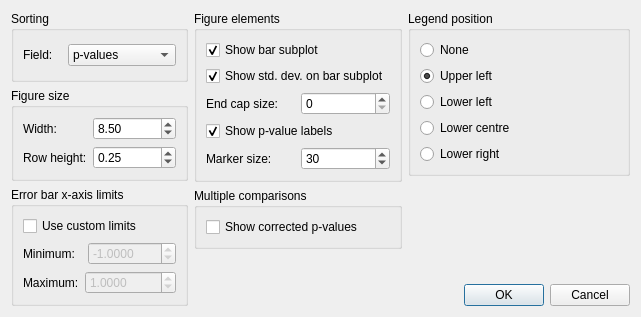
<?xml version="1.0" encoding="UTF-8"?>
<ui version="4.0">
 <class>ExtendedErrorBarDialog</class>
 <widget class="QDialog" name="ExtendedErrorBarDialog">
  <property name="windowModality">
   <enum>Qt::ApplicationModal</enum>
  </property>
  <property name="geometry">
   <rect>
    <x>0</x>
    <y>0</y>
    <width>641</width>
    <height>317</height>
   </rect>
  </property>
  <property name="sizePolicy">
   <sizepolicy hsizetype="Fixed" vsizetype="Fixed">
    <horstretch>0</horstretch>
    <verstretch>0</verstretch>
   </sizepolicy>
  </property>
  <property name="windowTitle">
   <string>Extended error bar plot</string>
  </property>
  <property name="windowIcon">
   <iconset>
    <normaloff>../../../../icons/programIcon.png</normaloff>../../../../icons/programIcon.png</iconset>
  </property>
  <layout class="QHBoxLayout" name="horizontalLayout_7">
   <item>
    <layout class="QVBoxLayout" name="verticalLayout_6">
     <item>
      <widget class="QGroupBox" name="groupBox_2">
       <property name="title">
        <string>Sorting</string>
       </property>
       <layout class="QGridLayout" name="gridLayout">
        <item row="0" column="0">
         <layout class="QHBoxLayout" name="horizontalLayout">
          <item>
           <widget class="QLabel" name="label">
            <property name="text">
             <string>Field:</string>
            </property>
           </widget>
          </item>
          <item>
           <widget class="QComboBox" name="cboSortingField">
            <item>
             <property name="text">
              <string>p-values</string>
             </property>
            </item>
            <item>
             <property name="text">
              <string>Effect sizes</string>
             </property>
            </item>
            <item>
             <property name="text">
              <string>Feature labels</string>
             </property>
            </item>
           </widget>
          </item>
         </layout>
        </item>
       </layout>
      </widget>
     </item>
     <item>
      <widget class="QGroupBox" name="groupBox_3">
       <property name="title">
        <string>Figure size</string>
       </property>
       <layout class="QVBoxLayout" name="verticalLayout_2">
        <item>
         <layout class="QFormLayout" name="formLayout_2">
          <item row="0" column="0">
           <widget class="QLabel" name="lblFigureWidth">
            <property name="text">
             <string>Width:</string>
            </property>
           </widget>
          </item>
          <item row="0" column="1">
           <widget class="QDoubleSpinBox" name="spinFigWidth">
            <property name="decimals">
             <number>2</number>
            </property>
            <property name="minimum">
             <double>2.000000000000000</double>
            </property>
            <property name="maximum">
             <double>20.000000000000000</double>
            </property>
            <property name="singleStep">
             <double>0.500000000000000</double>
            </property>
            <property name="value">
             <double>8.500000000000000</double>
            </property>
           </widget>
          </item>
          <item row="1" column="0">
           <widget class="QLabel" name="lblFigureHeight">
            <property name="text">
             <string>Row height:</string>
            </property>
           </widget>
          </item>
          <item row="1" column="1">
           <widget class="QDoubleSpinBox" name="spinFigRowHeight">
            <property name="minimum">
             <double>0.100000000000000</double>
            </property>
            <property name="maximum">
             <double>1.000000000000000</double>
            </property>
            <property name="singleStep">
             <double>0.050000000000000</double>
            </property>
            <property name="value">
             <double>0.250000000000000</double>
            </property>
           </widget>
          </item>
         </layout>
        </item>
       </layout>
      </widget>
     </item>
     <item>
      <widget class="QGroupBox" name="groupBox_5">
       <property name="title">
        <string>Error bar x-axis limits</string>
       </property>
       <layout class="QVBoxLayout" name="verticalLayout_4">
        <item>
         <widget class="QCheckBox" name="chkCustomLimits">
          <property name="text">
           <string>Use custom limits</string>
          </property>
         </widget>
        </item>
        <item>
         <layout class="QHBoxLayout" name="horizontalLayout_4">
          <item>
           <widget class="QLabel" name="label_2">
            <property name="text">
             <string>Minimum:</string>
            </property>
           </widget>
          </item>
          <item>
           <widget class="QDoubleSpinBox" name="spinMinimumX">
            <property name="enabled">
             <bool>false</bool>
            </property>
            <property name="decimals">
             <number>4</number>
            </property>
            <property name="minimum">
             <double>-1000.000000000000000</double>
            </property>
            <property name="maximum">
             <double>1000.000000000000000</double>
            </property>
            <property name="singleStep">
             <double>0.100000000000000</double>
            </property>
            <property name="value">
             <double>-1.000000000000000</double>
            </property>
           </widget>
          </item>
         </layout>
        </item>
        <item>
         <layout class="QHBoxLayout" name="horizontalLayout_2">
          <item>
           <widget class="QLabel" name="label_3">
            <property name="text">
             <string>Maximum:</string>
            </property>
           </widget>
          </item>
          <item>
           <widget class="QDoubleSpinBox" name="spinMaximumX">
            <property name="enabled">
             <bool>false</bool>
            </property>
            <property name="decimals">
             <number>4</number>
            </property>
            <property name="minimum">
             <double>-1000.000000000000000</double>
            </property>
            <property name="maximum">
             <double>10000.000000000000000</double>
            </property>
            <property name="singleStep">
             <double>0.100000000000000</double>
            </property>
            <property name="value">
             <double>1.000000000000000</double>
            </property>
           </widget>
          </item>
         </layout>
        </item>
       </layout>
      </widget>
     </item>
    </layout>
   </item>
   <item>
    <layout class="QVBoxLayout" name="verticalLayout_5">
     <item>
      <widget class="QGroupBox" name="groupBox">
       <property name="title">
        <string>Figure elements</string>
       </property>
       <layout class="QVBoxLayout" name="verticalLayout">
        <item>
         <widget class="QCheckBox" name="chkShowBarPlot">
          <property name="text">
           <string>Show bar subplot</string>
          </property>
          <property name="checked">
           <bool>true</bool>
          </property>
         </widget>
        </item>
        <item>
         <widget class="QCheckBox" name="chkShowStdDev">
          <property name="text">
           <string>Show std. dev. on bar subplot</string>
          </property>
          <property name="checked">
           <bool>true</bool>
          </property>
         </widget>
        </item>
        <item>
         <layout class="QHBoxLayout" name="horizontalLayout_5">
          <item>
           <widget class="QLabel" name="label_5">
            <property name="text">
             <string>End cap size:</string>
            </property>
           </widget>
          </item>
          <item>
           <widget class="QSpinBox" name="spinEndCapSize">
            <property name="maximum">
             <number>100</number>
            </property>
           </widget>
          </item>
         </layout>
        </item>
        <item>
         <widget class="QCheckBox" name="chkPValueLabels">
          <property name="text">
           <string>Show p-value labels</string>
          </property>
          <property name="checked">
           <bool>true</bool>
          </property>
         </widget>
        </item>
        <item>
         <layout class="QHBoxLayout" name="horizontalLayout_6">
          <item>
           <widget class="QLabel" name="label_4">
            <property name="text">
             <string>Marker size:</string>
            </property>
           </widget>
          </item>
          <item>
           <widget class="QSpinBox" name="spinMarkerSize">
            <property name="minimum">
             <number>1</number>
            </property>
            <property name="maximum">
             <number>100</number>
            </property>
            <property name="value">
             <number>30</number>
            </property>
           </widget>
          </item>
         </layout>
        </item>
       </layout>
      </widget>
     </item>
     <item>
      <widget class="QGroupBox" name="groupBox_4">
       <property name="title">
        <string>Multiple comparisons</string>
       </property>
       <layout class="QVBoxLayout" name="verticalLayout_3">
        <item>
         <widget class="QCheckBox" name="chkCorrectedPvalues">
          <property name="text">
           <string>Show corrected p-values</string>
          </property>
         </widget>
        </item>
       </layout>
      </widget>
     </item>
     <item>
      <spacer name="verticalSpacer">
       <property name="orientation">
        <enum>Qt::Vertical</enum>
       </property>
       <property name="sizeHint" stdset="0">
        <size>
         <width>13</width>
         <height>13</height>
        </size>
       </property>
      </spacer>
     </item>
    </layout>
   </item>
   <item>
    <layout class="QVBoxLayout" name="verticalLayout_7">
     <item>
      <layout class="QVBoxLayout" name="verticalLayout_8">
       <item>
        <widget class="QGroupBox" name="groupBox_6">
         <property name="title">
          <string>Legend position</string>
         </property>
         <layout class="QVBoxLayout" name="verticalLayout_9">
          <item>
           <widget class="QRadioButton" name="radioLegendPosNone">
            <property name="text">
             <string>None</string>
            </property>
           </widget>
          </item>
          <item>
           <widget class="QRadioButton" name="radioLegendPosUpperLeft">
            <property name="text">
             <string>Upper left</string>
            </property>
            <property name="checked">
             <bool>true</bool>
            </property>
           </widget>
          </item>
          <item>
           <widget class="QRadioButton" name="radioLegendPosLowerLeft">
            <property name="text">
             <string>Lower left</string>
            </property>
           </widget>
          </item>
          <item>
           <widget class="QRadioButton" name="radioLegendPosLowerCentre">
            <property name="text">
             <string>Lower centre</string>
            </property>
           </widget>
          </item>
          <item>
           <widget class="QRadioButton" name="radioLegendPosLowerRight">
            <property name="text">
             <string>Lower right</string>
            </property>
           </widget>
          </item>
         </layout>
        </widget>
       </item>
      </layout>
     </item>
     <item>
      <spacer name="verticalSpacer_2">
       <property name="orientation">
        <enum>Qt::Vertical</enum>
       </property>
       <property name="sizeHint" stdset="0">
        <size>
         <width>13</width>
         <height>13</height>
        </size>
       </property>
      </spacer>
     </item>
     <item>
      <layout class="QHBoxLayout" name="horizontalLayout_3">
       <item>
        <spacer name="horizontalSpacer">
         <property name="orientation">
          <enum>Qt::Horizontal</enum>
         </property>
         <property name="sizeHint" stdset="0">
          <size>
           <width>0</width>
           <height>20</height>
          </size>
         </property>
        </spacer>
       </item>
       <item>
        <widget class="QDialogButtonBox" name="buttonBox">
         <property name="orientation">
          <enum>Qt::Horizontal</enum>
         </property>
         <property name="standardButtons">
          <set>QDialogButtonBox::Cancel|QDialogButtonBox::Ok</set>
         </property>
         <property name="centerButtons">
          <bool>false</bool>
         </property>
        </widget>
       </item>
      </layout>
     </item>
    </layout>
   </item>
  </layout>
 </widget>
 <resources/>
 <connections>
  <connection>
   <sender>buttonBox</sender>
   <signal>accepted()</signal>
   <receiver>ExtendedErrorBarDialog</receiver>
   <slot>accept()</slot>
   <hints>
    <hint type="sourcelabel">
     <x>324</x>
     <y>281</y>
    </hint>
    <hint type="destinationlabel">
     <x>157</x>
     <y>274</y>
    </hint>
   </hints>
  </connection>
  <connection>
   <sender>buttonBox</sender>
   <signal>rejected()</signal>
   <receiver>ExtendedErrorBarDialog</receiver>
   <slot>reject()</slot>
   <hints>
    <hint type="sourcelabel">
     <x>324</x>
     <y>281</y>
    </hint>
    <hint type="destinationlabel">
     <x>286</x>
     <y>274</y>
    </hint>
   </hints>
  </connection>
  <connection>
   <sender>chkCustomLimits</sender>
   <signal>clicked(bool)</signal>
   <receiver>spinMinimumX</receiver>
   <slot>setEnabled(bool)</slot>
   <hints>
    <hint type="sourcelabel">
     <x>148</x>
     <y>198</y>
    </hint>
    <hint type="destinationlabel">
     <x>147</x>
     <y>225</y>
    </hint>
   </hints>
  </connection>
  <connection>
   <sender>chkCustomLimits</sender>
   <signal>clicked(bool)</signal>
   <receiver>spinMaximumX</receiver>
   <slot>setEnabled(bool)</slot>
   <hints>
    <hint type="sourcelabel">
     <x>148</x>
     <y>198</y>
    </hint>
    <hint type="destinationlabel">
     <x>147</x>
     <y>253</y>
    </hint>
   </hints>
  </connection>
  <connection>
   <sender>chkShowStdDev</sender>
   <signal>clicked(bool)</signal>
   <receiver>spinEndCapSize</receiver>
   <slot>setEnabled(bool)</slot>
   <hints>
    <hint type="sourcelabel">
     <x>232</x>
     <y>93</y>
    </hint>
    <hint type="destinationlabel">
     <x>268</x>
     <y>114</y>
    </hint>
   </hints>
  </connection>
  <connection>
   <sender>chkShowBarPlot</sender>
   <signal>clicked(bool)</signal>
   <receiver>chkShowStdDev</receiver>
   <slot>setEnabled(bool)</slot>
   <hints>
    <hint type="sourcelabel">
     <x>270</x>
     <y>42</y>
    </hint>
    <hint type="destinationlabel">
     <x>210</x>
     <y>93</y>
    </hint>
   </hints>
  </connection>
  <connection>
   <sender>chkShowBarPlot</sender>
   <signal>clicked(bool)</signal>
   <receiver>spinEndCapSize</receiver>
   <slot>setEnabled(bool)</slot>
   <hints>
    <hint type="sourcelabel">
     <x>280</x>
     <y>42</y>
    </hint>
    <hint type="destinationlabel">
     <x>274</x>
     <y>126</y>
    </hint>
   </hints>
  </connection>
 </connections>
</ui>
